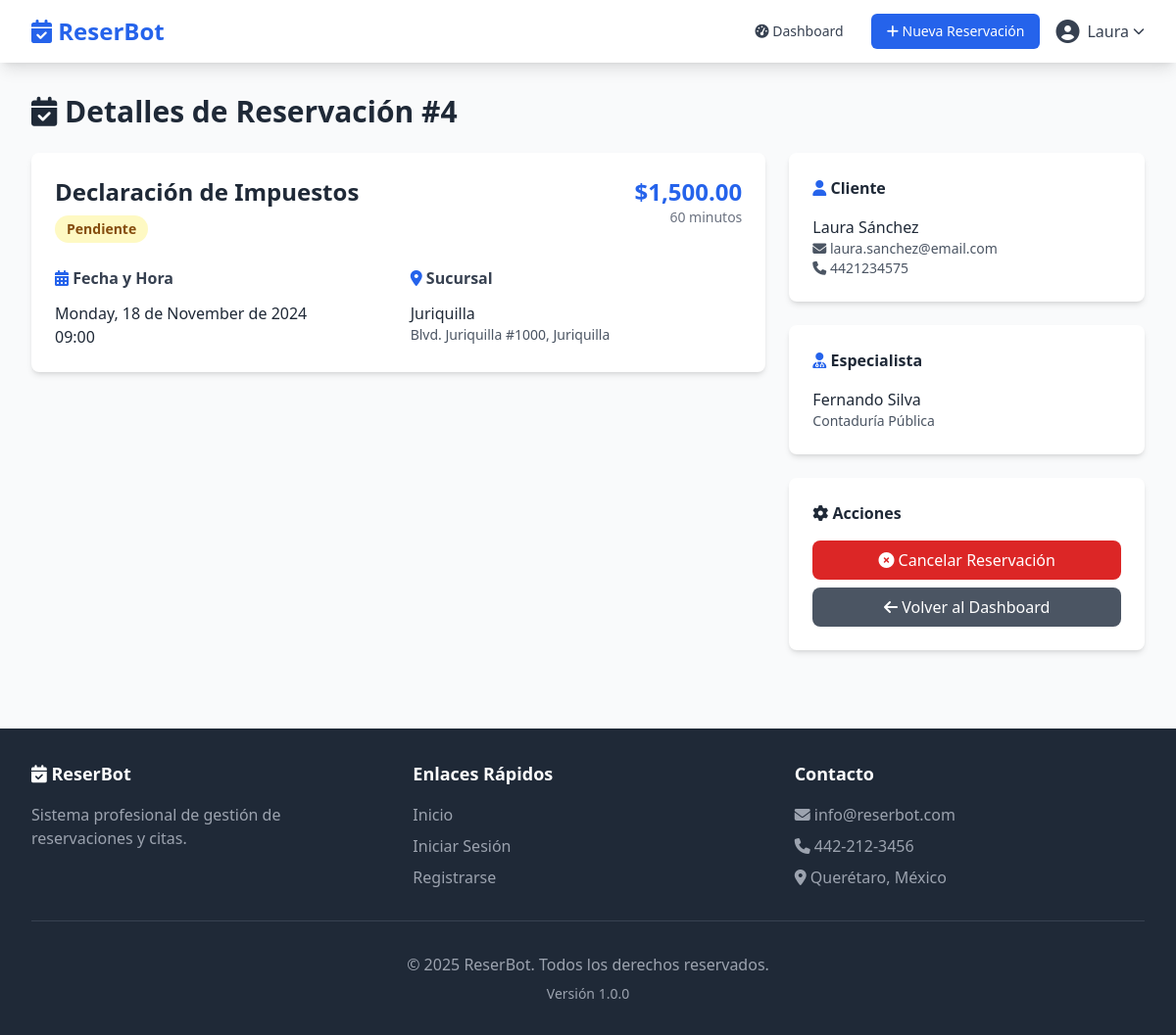
The page /reservacion/ver/4 (signed in) on the database its author committed.
### tables this page shows
CREATE TABLE reservaciones (
    id INT AUTO_INCREMENT PRIMARY KEY,
    cliente_id INT NOT NULL,
    especialista_id INT NOT NULL,
    servicio_id INT NOT NULL,
    sucursal_id INT NOT NULL,
    fecha_hora DATETIME NOT NULL,
    duracion INT NOT NULL COMMENT 'Duración en minutos',
    estado VARCHAR(50) DEFAULT 'pendiente' COMMENT 'pendiente, confirmada, completada, cancelada',
    notas TEXT,
    motivo_cancelacion TEXT,
    precio DECIMAL(10, 2),
    fecha_creacion DATETIME DEFAULT CURRENT_TIMESTAMP,
    fecha_actualizacion DATETIME DEFAULT CURRENT_TIMESTAMP ON UPDATE CURRENT_TIMESTAMP,
    FOREIGN KEY (cliente_id) REFERENCES usuarios(id) ON DELETE CASCADE,
    FOREIGN KEY (especialista_id) REFERENCES especialistas(id) ON DELETE CASCADE,
    FOREIGN KEY (servicio_id) REFERENCES servicios(id) ON DELETE CASCADE,
    FOREIGN KEY (sucursal_id) REFERENCES sucursales(id) ON DELETE CASCADE,
    INDEX idx_cliente (cliente_id),
    INDEX idx_especialista (especialista_id),
    INDEX idx_fecha (fecha_hora),
    INDEX idx_estado (estado)
);

CREATE TABLE servicios (
    id INT AUTO_INCREMENT PRIMARY KEY,
    categoria_id INT NOT NULL,
    nombre VARCHAR(150) NOT NULL,
    descripcion TEXT,
    duracion INT NOT NULL COMMENT 'Duración en minutos',
    precio DECIMAL(10, 2) NOT NULL,
    activo BOOLEAN DEFAULT TRUE,
    fecha_creacion DATETIME DEFAULT CURRENT_TIMESTAMP,
    FOREIGN KEY (categoria_id) REFERENCES categorias_servicio(id) ON DELETE CASCADE,
    INDEX idx_categoria (categoria_id),
    INDEX idx_activo (activo)
);

CREATE TABLE sucursales (
    id INT AUTO_INCREMENT PRIMARY KEY,
    nombre VARCHAR(150) NOT NULL,
    direccion TEXT,
    ciudad VARCHAR(100) DEFAULT 'Querétaro',
    estado VARCHAR(100) DEFAULT 'Querétaro',
    codigo_postal VARCHAR(10),
    telefono VARCHAR(20),
    email VARCHAR(150),
    horario_apertura TIME DEFAULT '08:00:00',
    horario_cierre TIME DEFAULT '20:00:00',
    activo BOOLEAN DEFAULT TRUE,
    latitud DECIMAL(10, 8),
    longitud DECIMAL(11, 8),
    fecha_creacion DATETIME DEFAULT CURRENT_TIMESTAMP,
    INDEX idx_activo (activo)
);

CREATE TABLE usuarios (
    id INT AUTO_INCREMENT PRIMARY KEY,
    nombre VARCHAR(100) NOT NULL,
    apellido VARCHAR(100) NOT NULL,
    email VARCHAR(150) UNIQUE NOT NULL,
    password VARCHAR(255) NOT NULL,
    telefono VARCHAR(20),
    rol_id INT NOT NULL DEFAULT 4 COMMENT '1=Superadmin, 2=Admin, 3=Especialista, 4=Cliente, 5=Recepcionista',
    activo BOOLEAN DEFAULT TRUE,
    intentos_login INT DEFAULT 0,
    bloqueado_hasta DATETIME NULL,
    fecha_registro DATETIME DEFAULT CURRENT_TIMESTAMP,
    ultima_conexion DATETIME NULL,
    INDEX idx_email (email),
    INDEX idx_rol (rol_id)
);

CREATE TABLE especialistas (
    id INT AUTO_INCREMENT PRIMARY KEY,
    usuario_id INT NOT NULL,
    sucursal_id INT NOT NULL,
    especialidad VARCHAR(150),
    biografia TEXT,
    titulo VARCHAR(200),
    cedula_profesional VARCHAR(50),
    foto VARCHAR(255),
    calificacion_promedio DECIMAL(3, 2) DEFAULT 0.00,
    total_calificaciones INT DEFAULT 0,
    activo BOOLEAN DEFAULT TRUE,
    fecha_registro DATETIME DEFAULT CURRENT_TIMESTAMP,
    FOREIGN KEY (usuario_id) REFERENCES usuarios(id) ON DELETE CASCADE,
    FOREIGN KEY (sucursal_id) REFERENCES sucursales(id) ON DELETE CASCADE,
    INDEX idx_usuario (usuario_id),
    INDEX idx_sucursal (sucursal_id),
    INDEX idx_activo (activo)
);

### app/controllers/ReservacionController.php (called while the page is built, shortened)
<?php
class ReservacionController extends BaseController {
    private $reservacionModel;
    public function __construct() {
        $this->reservacionModel = new Reservacion();
    }
    public function ver($id = null) {
        $reservacion = $this->reservacionModel->findById($id);
        $data = [
            'title' => 'Reservación #' . $id . ' - ' . APP_NAME,
            'reservacion' => $reservacion,
            'csrf_token' => $this->generateCsrfToken()
        ];
        $this->view('reservations/ver', $data);
    }
}

### index.php (called while the page is built, shortened)
<?php
spl_autoload_register(function ($class) {
    $controller_file = CONTROLLERS_PATH . $class . '.php';
    if (file_exists($controller_file)) {
        return;
    }
    $model_file = MODELS_PATH . $class . '.php';
    if (file_exists($model_file)) {
        return;
    }
});
function getUrl() {
    return isset($_GET['url']) ? rtrim($_GET['url'], '/') : '';
}
$url = getUrl();
$url = filter_var($url, FILTER_SANITIZE_URL);
$url = explode('/', $url);
$method = isset($url[1]) && !empty($url[1]) ? $url[1] : 'index';
$params = array_slice($url, 2);
$controller = new $controllerName();
call_user_func_array([$controller, $method], $params);

### config/database.php (called while the page is built, shortened)
<?php
class Database {
    private static $instance = null;
    private $connection;
    private function __construct() {
        try {
            $dsn = "mysql:host=" . DB_HOST . ";dbname=" . DB_NAME . ";charset=" . DB_CHARSET;
            $options = [
                PDO::ATTR_ERRMODE => PDO::ERRMODE_EXCEPTION,
                PDO::ATTR_DEFAULT_FETCH_MODE => PDO::FETCH_ASSOC,
                PDO::ATTR_EMULATE_PREPARES => false,
                PDO::MYSQL_ATTR_INIT_COMMAND => "SET NAMES " . DB_CHARSET
            ];
            $this->connection = new PDO($dsn, DB_USER, DB_PASS, $options);
        } catch (PDOException $e) {
            error_log("Database Connection Error: " . $e->getMessage());
            die("Error de conexión a la base de datos. Por favor, revise la configuración.");
        }
    }
    public static function getInstance() {
        if (self::$instance === null) {
            self::$instance = new self();
        }
        return self::$instance;
    }
    public function query($sql, $params = []) {
        try {
            $stmt = $this->connection->prepare($sql);
            $stmt->execute($params);
            return $stmt;
        } catch (PDOException $e) {
            error_log("Query Error: " . $e->getMessage() . " SQL: " . $sql);
            throw $e;
        }
    }
    public function fetch($sql, $params = []) {
        $stmt = $this->query($sql, $params);
        return $stmt->fetch();
    }
}

### app/models/Reservacion.php (called while the page is built, shortened)
<?php
class Reservacion {
    private $db;
    public function __construct() {
        $this->db = Database::getInstance();
    }
    public function findById($id) {
        $sql = "SELECT r.*,
                u.nombre as cliente_nombre, u.apellido as cliente_apellido,
                u.email as cliente_email, u.telefono as cliente_telefono,
                e.especialidad, ue.nombre as especialista_nombre, ue.apellido as especialista_apellido,
                s.nombre as servicio_nombre, s.duracion as servicio_duracion, s.precio as servicio_precio,
                su.nombre as sucursal_nombre, su.direccion as sucursal_direccion
                FROM reservaciones r
                INNER JOIN usuarios u ON r.cliente_id = u.id
                INNER JOIN especialistas e ON r.especialista_id = e.id
                INNER JOIN usuarios ue ON e.usuario_id = ue.id
                INNER JOIN servicios s ON r.servicio_id = s.id
                INNER JOIN sucursales su ON r.sucursal_id = su.id
                WHERE r.id = ? LIMIT 1";
        return $this->db->fetch($sql, [$id]);
    }
}

### app/views/reservations/ver.php (the view, shortened to what this page needs)
<?php require_once VIEWS_PATH . 'layouts/header.php'; ?>
<div class="mb-6">
    <h1 class="text-3xl font-bold text-gray-800">
        <i class="fas fa-calendar-check"></i> Detalles de Reservación #<?php echo $reservacion['id']; ?>
    </h1>
</div>
<div class="grid grid-cols-1 lg:grid-cols-3 gap-6">
    <div class="lg:col-span-2">
        <div class="bg-white rounded-lg shadow-md p-6 mb-6">
            <div class="flex justify-between items-start mb-6">
                <div>
                    <h2 class="text-2xl font-semibold text-gray-800">
                        <?php echo htmlspecialchars($reservacion['servicio_nombre']); ?>
                    </h2>
                    <?php
                    $statusColors = [
                        'pendiente' => 'bg-yellow-100 text-yellow-800',
                        'confirmada' => 'bg-blue-100 text-blue-800',
                        'completada' => 'bg-green-100 text-green-800',
                        'cancelada' => 'bg-red-100 text-red-800'
                    ];
                    $color = $statusColors[$reservacion['estado']] ?? 'bg-gray-100 text-gray-800';
                    ?>
                    <span class="inline-block mt-2 px-3 py-1 text-sm font-semibold rounded-full <?php echo $color; ?>">
                        <?php echo ucfirst($reservacion['estado']); ?>
                    </span>
                </div>
                <div class="text-right">
                    <p class="text-2xl font-bold text-blue-600">
                        $<?php echo number_format($reservacion['precio'], 2); ?>
                    </p>
                    <p class="text-sm text-gray-500">
                        <?php echo $reservacion['duracion']; ?> minutos
                    </p>
                </div>
            </div>
            <div class="grid grid-cols-1 md:grid-cols-2 gap-6">
                <div>
                    <h3 class="font-semibold text-gray-700 mb-3">
                        <i class="fas fa-calendar-alt text-blue-600"></i> Fecha y Hora
                    </h3>
                    <p class="text-gray-800 font-medium">
                        <?php echo date('l, d \d\e F \d\e Y', strtotime($reservacion['fecha_hora'])); ?>
                    </p>
                    <p class="text-gray-800 font-medium">
                        <?php echo date('H:i', strtotime($reservacion['fecha_hora'])); ?>
                    </p>
                </div>
                <div>
                    <h3 class="font-semibold text-gray-700 mb-3">
                        <i class="fas fa-map-marker-alt text-blue-600"></i> Sucursal
                    </h3>
                    <p class="text-gray-800"><?php echo htmlspecialchars($reservacion['sucursal_nombre']); ?></p>
                    <p class="text-sm text-gray-600"><?php echo htmlspecialchars($reservacion['sucursal_direccion']); ?></p>
                </div>
            </div>
        </div>
    </div>
    <div class="lg:col-span-1">
        <div class="bg-white rounded-lg shadow-md p-6 mb-6">
            <h3 class="font-semibold text-gray-800 mb-4">
                <i class="fas fa-user text-blue-600"></i> Cliente
            </h3>
            <p class="text-gray-800 font-medium">
                <?php echo htmlspecialchars($reservacion['cliente_nombre'] . ' ' . $reservacion['cliente_apellido']); ?>
            </p>
            <p class="text-sm text-gray-600">
                <i class="fas fa-envelope"></i> <?php echo htmlspecialchars($reservacion['cliente_email']); ?>
            </p>
            <?php if ($reservacion['cliente_telefono']): ?>
                <p class="text-sm text-gray-600">
                    <i class="fas fa-phone"></i> <?php echo htmlspecialchars($reservacion['cliente_telefono']); ?>
                </p>
            <?php endif; ?>
        </div>
        <div class="bg-white rounded-lg shadow-md p-6 mb-6">
            <h3 class="font-semibold text-gray-800 mb-4">
                <i class="fas fa-user-md text-blue-600"></i> Especialista
            </h3>
            <p class="text-gray-800 font-medium">
                <?php echo htmlspecialchars($reservacion['especialista_nombre'] . ' ' . $reservacion['especialista_apellido']); ?>
            </p>
            <p class="text-sm text-gray-600">
                <?php echo htmlspecialchars($reservacion['especialidad']); ?>
            </p>
        </div>
        <div class="bg-white rounded-lg shadow-md p-6">
            <h3 class="font-semibold text-gray-800 mb-4">
                <i class="fas fa-cog"></i> Acciones
            </h3>
            <?php if ($reservacion['estado'] == 'pendiente' || $reservacion['estado'] == 'confirmada'): ?>
                <?php if ($_SESSION['rol_id'] == ROLE_CLIENTE && $reservacion['cliente_id'] == $_SESSION['user_id']): ?>
                    <button onclick="cancelarReservacion()"
                            class="w-full bg-red-600 text-white px-4 py-2 rounded-lg hover:bg-red-700 mb-2">
                        <i class="fas fa-times-circle"></i> Cancelar Reservación
                    </button>
                <?php endif; ?>
            <?php endif; ?>
            <a href="<?php echo BASE_URL; ?>/dashboard"
               class="block w-full text-center bg-gray-600 text-white px-4 py-2 rounded-lg hover:bg-gray-700">
                <i class="fas fa-arrow-left"></i> Volver al Dashboard
            </a>
        </div>
    </div>
</div>
<?php require_once VIEWS_PATH . 'layouts/footer.php'; ?>

### public/css/style.css (style rules this page uses)
* { transition: all 0.3s ease; }

### rows shown on the page
reservaciones: id "4", servicio.nombre "Declaración de Impuestos", estado "Pendiente", precio "1,500.00", duracion "60", fecha_hora "Monday, 18 de November de 2024", fecha_hora "09:00", sucursal.nombre "Juriquilla", sucursal.direccion "Blvd. Juriquilla #1000, Juriquilla", cliente.apellido "Laura Sánchez", cliente.email "laura.sanchez@email.com", cliente.telefono "4421234575", usuarios.nombre+apellido "Fernando Silva", especialista.especialidad "Contaduría Pública"

### other values the page prints
APP_NAME "ReserBot"
$_SESSION['nombre'] "Laura"
APP_VERSION "1.0.0"
